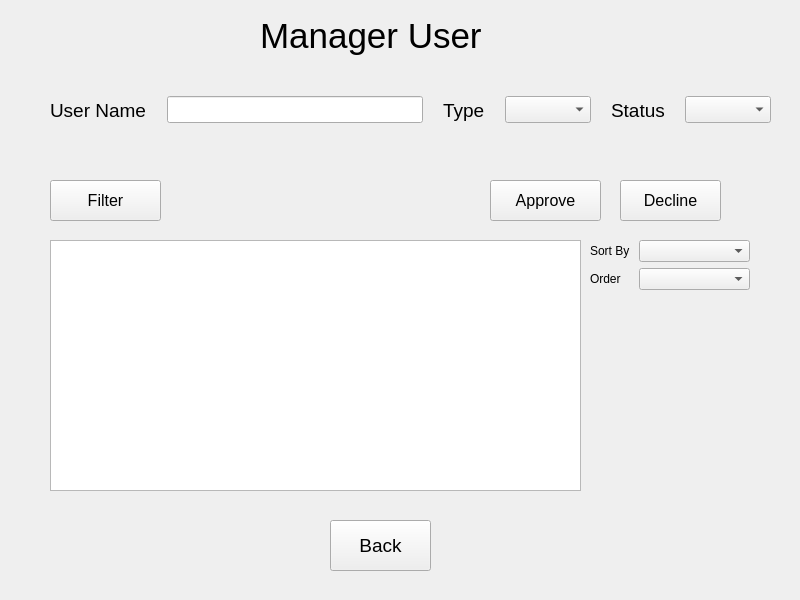
<?xml version="1.0" encoding="UTF-8"?>
<ui version="4.0">
 <class>administrator_manage_user</class>
 <widget class="QMainWindow" name="administrator_manage_user">
  <property name="geometry">
   <rect>
    <x>0</x>
    <y>0</y>
    <width>800</width>
    <height>600</height>
   </rect>
  </property>
  <property name="windowTitle">
   <string>Administrator Manage User</string>
  </property>
  <widget class="QWidget" name="centralwidget">
   <widget class="QLabel" name="label">
    <property name="geometry">
     <rect>
      <x>260</x>
      <y>10</y>
      <width>251</width>
      <height>51</height>
     </rect>
    </property>
    <property name="font">
     <font>
      <pointsize>26</pointsize>
     </font>
    </property>
    <property name="text">
     <string>Manager User</string>
    </property>
   </widget>
   <widget class="QWidget" name="horizontalLayoutWidget">
    <property name="geometry">
     <rect>
      <x>50</x>
      <y>70</y>
      <width>721</width>
      <height>80</height>
     </rect>
    </property>
    <layout class="QHBoxLayout" name="horizontalLayout">
     <property name="spacing">
      <number>20</number>
     </property>
     <item>
      <widget class="QLabel" name="label_2">
       <property name="font">
        <font>
         <pointsize>14</pointsize>
        </font>
       </property>
       <property name="text">
        <string>User Name</string>
       </property>
      </widget>
     </item>
     <item>
      <widget class="QLineEdit" name="user_name_lineEdit">
       <property name="font">
        <font>
         <pointsize>12</pointsize>
        </font>
       </property>
      </widget>
     </item>
     <item>
      <widget class="QLabel" name="label_3">
       <property name="font">
        <font>
         <pointsize>14</pointsize>
        </font>
       </property>
       <property name="text">
        <string>Type</string>
       </property>
      </widget>
     </item>
     <item>
      <widget class="QComboBox" name="type_comboBox">
       <property name="font">
        <font>
         <pointsize>12</pointsize>
        </font>
       </property>
      </widget>
     </item>
     <item>
      <widget class="QLabel" name="label_4">
       <property name="font">
        <font>
         <pointsize>14</pointsize>
        </font>
       </property>
       <property name="text">
        <string>Status</string>
       </property>
      </widget>
     </item>
     <item>
      <widget class="QComboBox" name="status_comboBox">
       <property name="font">
        <font>
         <pointsize>12</pointsize>
        </font>
       </property>
      </widget>
     </item>
    </layout>
   </widget>
   <widget class="QPushButton" name="filter_btn">
    <property name="geometry">
     <rect>
      <x>50</x>
      <y>180</y>
      <width>111</width>
      <height>41</height>
     </rect>
    </property>
    <property name="font">
     <font>
      <pointsize>12</pointsize>
     </font>
    </property>
    <property name="text">
     <string>Filter</string>
    </property>
   </widget>
   <widget class="QPushButton" name="approve_btn">
    <property name="geometry">
     <rect>
      <x>490</x>
      <y>180</y>
      <width>111</width>
      <height>41</height>
     </rect>
    </property>
    <property name="font">
     <font>
      <pointsize>12</pointsize>
     </font>
    </property>
    <property name="text">
     <string>Approve</string>
    </property>
   </widget>
   <widget class="QPushButton" name="decline_btn">
    <property name="geometry">
     <rect>
      <x>620</x>
      <y>180</y>
      <width>101</width>
      <height>41</height>
     </rect>
    </property>
    <property name="font">
     <font>
      <pointsize>12</pointsize>
     </font>
    </property>
    <property name="text">
     <string>Decline</string>
    </property>
   </widget>
   <widget class="QPushButton" name="pushButton">
    <property name="geometry">
     <rect>
      <x>330</x>
      <y>520</y>
      <width>101</width>
      <height>51</height>
     </rect>
    </property>
    <property name="font">
     <font>
      <pointsize>14</pointsize>
     </font>
    </property>
    <property name="text">
     <string>Back</string>
    </property>
   </widget>
   <widget class="QTableWidget" name="tableWidget">
    <property name="geometry">
     <rect>
      <x>50</x>
      <y>240</y>
      <width>531</width>
      <height>251</height>
     </rect>
    </property>
   </widget>
   <widget class="QWidget" name="formLayoutWidget">
    <property name="geometry">
     <rect>
      <x>590</x>
      <y>240</y>
      <width>160</width>
      <height>80</height>
     </rect>
    </property>
    <layout class="QFormLayout" name="formLayout">
     <item row="0" column="0">
      <widget class="QLabel" name="sortByLabel">
       <property name="text">
        <string>Sort By </string>
       </property>
      </widget>
     </item>
     <item row="0" column="1">
      <widget class="QComboBox" name="sortByComboBox"/>
     </item>
     <item row="1" column="0">
      <widget class="QLabel" name="orderLabel">
       <property name="text">
        <string>Order</string>
       </property>
      </widget>
     </item>
     <item row="1" column="1">
      <widget class="QComboBox" name="orderComboBox"/>
     </item>
    </layout>
   </widget>
  </widget>
 </widget>
 <resources/>
 <connections/>
</ui>
